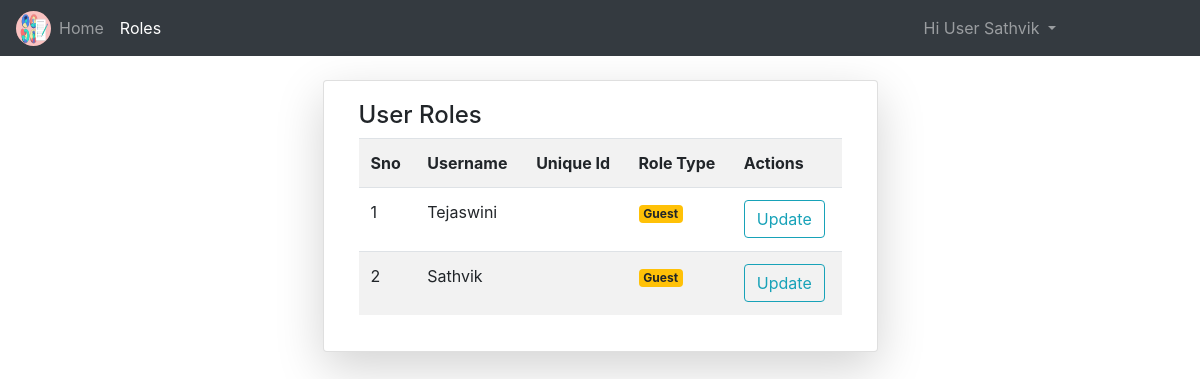
/roles/ (signed in), run on an earlier commit of the app's database.
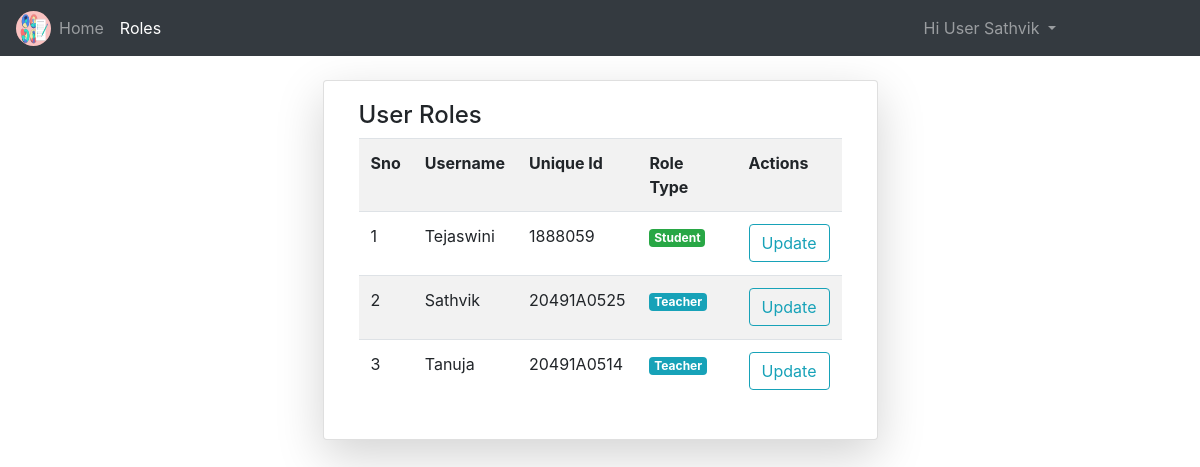
And on a later commit of the database.
### NotesApp/models.py (models this page shows)
class User(AbstractUser):
	v = [
		('d','Select Your gender'),
		('M','Male'),
		('F','Female'),
	]
	p = [
		('G','Guest'),
		('T','Teacher'),
		('S','Student'),
	]
	gd = models.CharField(choices=v,default='d',max_length=5)
	mb = models.CharField(max_length=11)
	uq = models.CharField(max_length=10)
	role = models.CharField(choices=p,default='G',max_length=5)
	is_teacher = models.BooleanField(default=False)
	is_student = models.BooleanField(default=False)

### NotesApp/views.py (the view)
# urls.py: path('roles/',views.rolechange,name="role"),
def rolechange(request):
	k = User.objects.all()
	return render(request,'notehtmls/role.html',{'u':k})

### templates/notehtmls/role.html (shortened to what this page needs)
{% extends 'notehtmls/base.html' %}
{% block content %}
<div class="container mt-4">
	<div class="card col-md-6 shadow-lg mx-auto">
		<div class="card-body">
			<h4>User Roles</h4>
			<table class="table table-striped table-hover">
				<tr>
					<th>Sno</th>
					<th>Username</th>
					<th>Unique Id</th>
					<th>Role Type</th>
					<th>Actions</th>
				</tr>
				{% for i in u %}
				<tr>
					<td>{{forloop.counter}}</td>
					<td>{{i.username}}</td>
					<td>{{i.uq}}</td>
					<td>
						{% if i.role == 'G' %}
							<p class="badge badge-warning">Guest</p>
						{% elif i.role == 'T' %}
							<p class="badge badge-info">Teacher</p>
						{% elif i.role == 'S' %}
							<p class="badge badge-success">Student</p>
						{% else %}
							<p class="badge badge-danger">Admin</p>
						{% endif %}
					</td>
					<td>
						<a href="{% url 'rolup' i.id %}" class="btn btn-outline-info">Update</a>
					</td>
				</tr>
				{% endfor %}
			</table>
		</div>
	</div>
</div>
{% endblock %}

### templates/notehtmls/navbar.html (shortened to what this page needs)
{% load static %}
<nav class="navbar navbar-expand-md bg-dark navbar-dark">
    <img src="{% static 'images/icons/logo.png' %}" class="rounded-circle" height="35px" width="35px">
    <div class="collapse navbar-collapse" id="collapsibleNavbar">
      <ul class="navbar-nav">
        {% if not user.is_authenticated %}
        <li class="nav-item">
          <a class="nav-link {% if request.path == '/' %}active{% endif %}" href="{% url 'hm' %}">Home</a>
        </li>
        <li class="nav-item">
          <a class="nav-link {% if request.path == '/abt/' %}active{% endif %}" href="{% url 'ab' %}">About</a>
        </li>
        <li class="nav-item">
          <a class="nav-link {% if request.path == '/cnt/' %}active{% endif %}" href="{% url 'ct' %}">Contact</a>
        </li>
        <li class="nav-item">
          <a class="nav-link {% if request.path == '/reg/' %}active{% endif %}" href="{% url 'rg' %}">Register</a>
        </li>
        {% else %}
        <li class="nav-item">
          <a class="nav-link {% if request.path == '/' %}active{% endif %}" href="{% url 'hm' %}">Home</a>
        </li>
        {% if user.is_superuser %}
        <li class="nav-item">
          <a class="nav-link {% if request.path == '/roles/' %}active{% endif %}" href="{% url 'role' %}">Roles</a>
        </li>
        {% elif user.role == 'T' and user.is_teacher == 1 %}
        <li class="nav-item">
          <a class="nav-link" href="">Notes</a>
        </li>
        {% elif user.role == 'S' and user.is_student == 1 %}
        <li class="nav-item">
          <a class="nav-link" href="">View Notes</a>
        </li>
        {% else %}
        <li class="nav-item">
          <a class="nav-link" href="">Access Denied</a>
        </li>
        {% endif %}
        {% endif %}
      </ul>
      <ul class="navbar-nav ml-auto" style="margin-right: 120px;">
        {% if not user.is_authenticated %}
        <li class="nav-item">
          <a class="nav-link {% if request.path == '/login/' %}active{% endif %}" href="{% url 'lg' %}">Login</a>
        </li>
        {% else %}
        <div class="dropdown" style="cursor: pointer;">
          <a class="dropdown-toggle nav-link" data-toggle="dropdown">
            Hi User {{request.user.username}}
          </a>
        </div>
        {% endif %}
      </ul>
    </div>
</nav>

What changed in the data, as far as the page shows it:
changed User "Sathvik": uq (not shown) → "20491A0525"; role "Guest" → "Teacher"
changed User "Tejaswini": uq (not shown) → "1888059"; role "Guest" → "Student"
added User: username "Tanuja", uq "20491A0514", role "Teacher"
